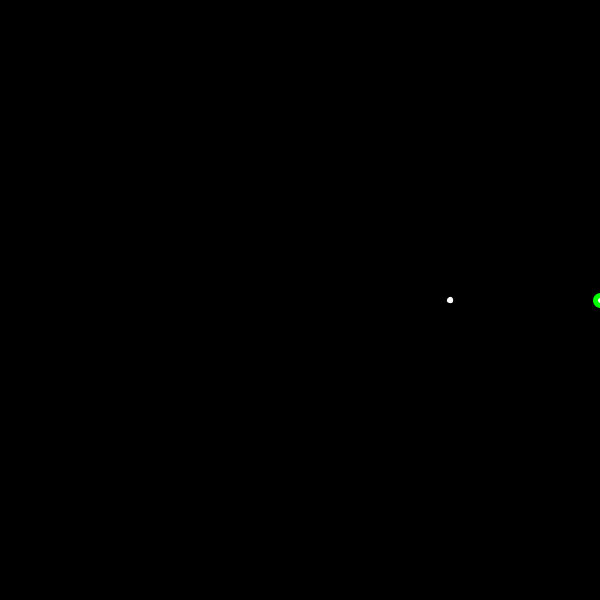
Frame 1 (no input)
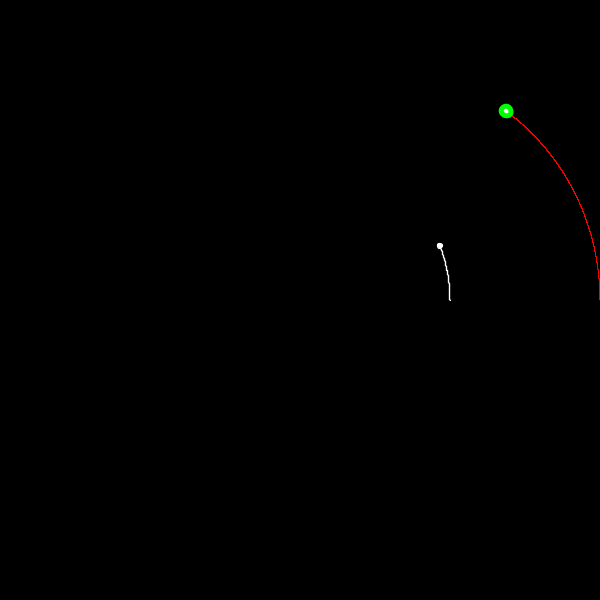
Frame 60 (the mouse pressed at the canvas centre just before this capture)
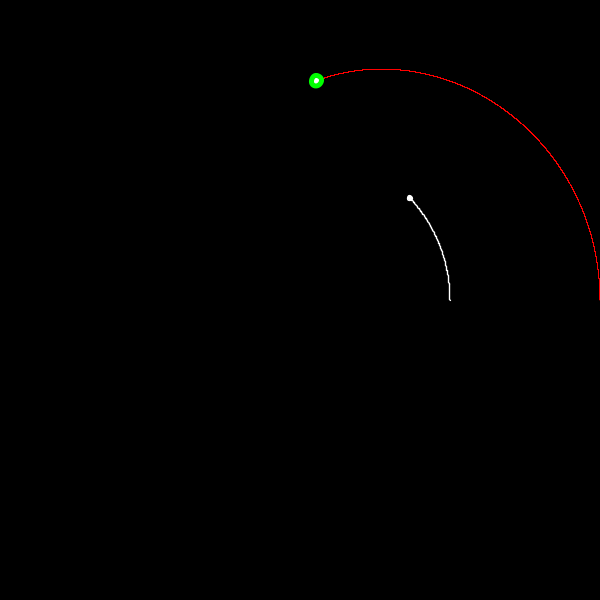
Frame 120 (the mouse held since frame 60 and released just before this capture)

The Processing sketch that drew these frames (run headless with seeded random() and noise(); from frame 60 on, the mouse is pressed at the canvas centre):

// Processing sketch: Fourier
// ── Fourier.pde
float radius = 1;
int n = 1000;

float dt;

float scl;

float power = 2;
float step = 0;

void setup() {
  size(600,600);
  background(0);
  dt = (float)2*PI/n;

  scl = width/4;
}

void draw() {
  background(0);
  translate(width/2, height/2);
  scale(1,-1);

  displayCircle();
  displayFourier();
  displayStep();
  step++;

}

void displayStep() {
    stroke(255,255,255,255);
  strokeWeight(1.3);
  ellipse(scl*cos((float)step*dt), scl*sin((float)step*dt), 5, 5);
}


void displayFourier() {
  if (power != 0) {
    int modn = abs(ceil(n*10*power));
    float moddt = (float)2*PI/modn;;
    stroke(255,0,0,255);
    strokeWeight(1);
    for (int i = 0; i < abs(step*10*power); i++) {
      pushMatrix();
      translate(scl*cos((float)i*moddt), scl*sin((float)i*moddt));
      rotate((float)i*moddt);
      line(scl*cos((float)power*i*moddt), scl*sin((float)power*i*moddt), scl*cos((float)power*(i+1)*moddt), scl*sin((float)power*(i+1)*moddt));
      popMatrix();
    }
    
      pushMatrix();
      stroke(0,255,0,255);
      strokeWeight(5);
      translate(scl*cos((float)abs(step*10*power)*moddt), scl*sin((float)abs(step*10*power)*moddt));
      rotate((float)abs(step*10*power)*moddt);
      ellipse(scl*cos((float)power*abs(step*10*power)*moddt), scl*sin((float)power*abs(step*10*power)*moddt), 10, 10);
      popMatrix();
  } else {
    int modn = abs(ceil(n*10));
    float moddt = (float)2*PI/modn;;
    stroke(255,0,0,255);
    strokeWeight(1);
    for (int i = 0; i < abs(step*10); i++) {
      pushMatrix();
      translate(scl*cos((float)i*moddt), scl*sin((float)i*moddt));
      rotate((float)i*moddt);
      line(scl*cos((float)power*i*moddt), scl*sin((float)power*i*moddt), scl*cos((float)power*(i+1)*moddt), scl*sin((float)power*(i+1)*moddt));
      popMatrix();
    }
    
      pushMatrix();
      stroke(0,255,0,255);
      strokeWeight(5);
      translate(scl*cos((float)abs(step*10)*moddt), scl*sin((float)abs(step*10)*moddt));
      rotate((float)abs(step*10)*moddt);
      ellipse(scl, 0, 10, 10);
      popMatrix();
  }
    
  
}

void displayCircle() {
  stroke(255,255,255,255);
  strokeWeight(1.3);
  for (int i = 0; i < step; i++) {
     line(scl*cos((float)i*dt), scl*sin((float)i*dt), scl*cos((float)(i+1)*dt), scl*sin((float)(i+1)*dt));
  }
}
